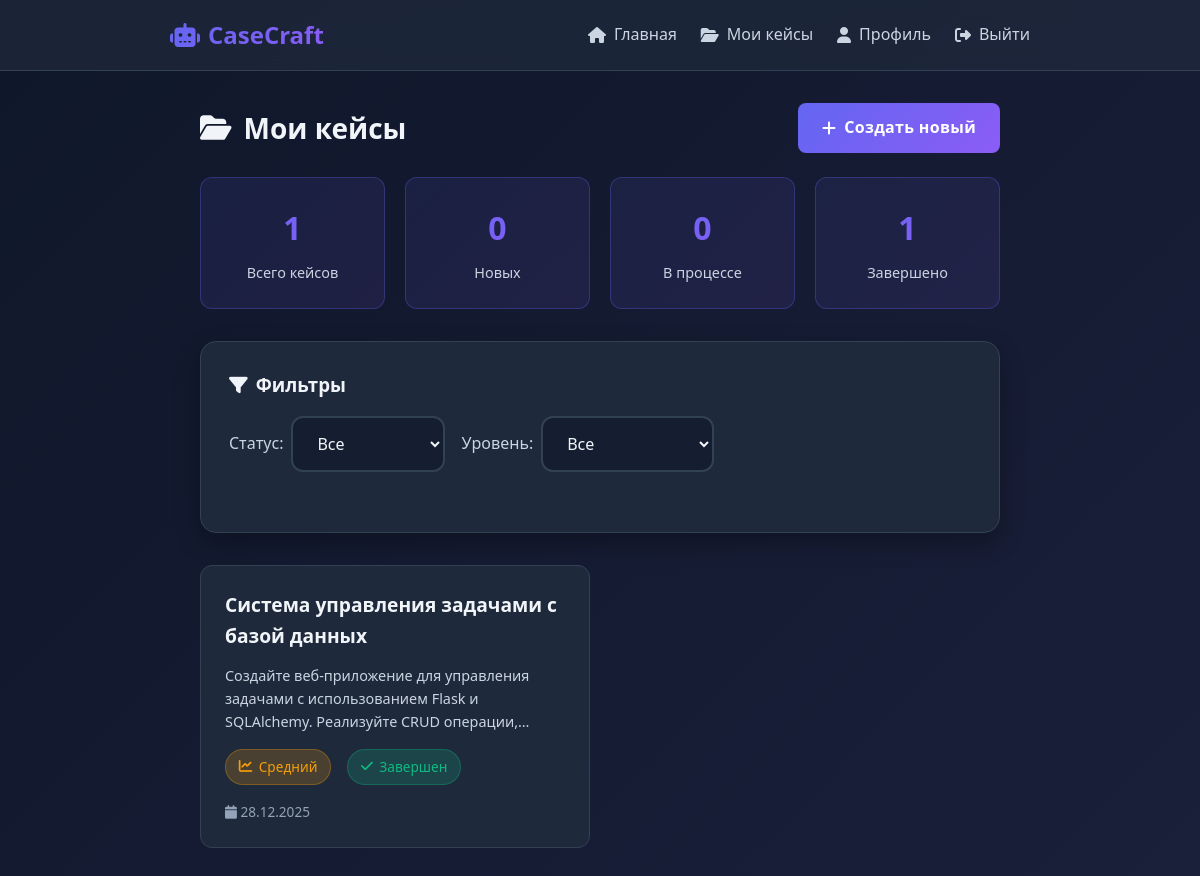
Screenshot of /my_cases (signed in) with the database file from the repository.
### models.py (models this page shows, shortened)
class Case(db.Model):
    id = db.Column(db.Integer, primary_key=True)
    title = db.Column(db.String(200), nullable=False)
    description = db.Column(db.Text, nullable=False)
    level = db.Column(db.String(20), nullable=False)  # beginner, intermediate, advanced
    status = db.Column(db.String(20), default='new')  # new, in_progress, completed, archived
    tags = db.Column(db.String(200))  # JSON строка с тегами
    created_at = db.Column(db.DateTime, default=datetime.utcnow)
    updated_at = db.Column(db.DateTime, default=datetime.utcnow, onupdate=datetime.utcnow)
    user_id = db.Column(db.Integer, db.ForeignKey('user.id'), nullable=False)

### app.py (the view)
@app.route('/my_cases')
@login_required
def my_cases():
    page = request.args.get('page', 1, type=int)
    status_filter = request.args.get('status', 'all')
    level_filter = request.args.get('level', 'all')
    query = Case.query.filter_by(user_id=current_user.id)
    if status_filter != 'all':
        query = query.filter_by(status=status_filter)
    if level_filter != 'all':
        query = query.filter_by(level=level_filter)
    cases = query.order_by(Case.created_at.desc()).paginate(
        page=page, per_page=10, error_out=False
    )
    stats = {
        'total': Case.query.filter_by(user_id=current_user.id).count(),
        'by_status': {
            'new': Case.query.filter_by(user_id=current_user.id, status='new').count(),
            'in_progress': Case.query.filter_by(user_id=current_user.id, status='in_progress').count(),
            'completed': Case.query.filter_by(user_id=current_user.id, status='completed').count(),
            'archived': Case.query.filter_by(user_id=current_user.id, status='archived').count()
        },
        'by_level': {
            'beginner': Case.query.filter_by(user_id=current_user.id, level='beginner').count(),
            'intermediate': Case.query.filter_by(user_id=current_user.id, level='intermediate').count(),
            'advanced': Case.query.filter_by(user_id=current_user.id, level='advanced').count()
        }
    }
    return render_template('my_cases.html', cases=cases, stats=stats,
                         status_filter=status_filter, level_filter=level_filter)

### app.py (called while the page is built)
@login_manager.user_loader
def load_user(user_id):
    return User.query.get(int(user_id))

### templates/my_cases.html (shortened to what this page needs)
{% extends "base.html" %}
{% block content %}
<div class="fade-in">
    <div style="display: flex; justify-content: space-between; align-items: center; margin-bottom: 1.5rem; flex-wrap: wrap; gap: 1rem;">
        <h1 style="display: flex; align-items: center; gap: 0.75rem; font-size: 1.75rem;">
            <i class="fas fa-folder-open"></i>
            Мои кейсы
        </h1>
        <a href="{{ url_for('dashboard') }}" class="btn btn-primary">
            <i class="fas fa-plus"></i>
            Создать новый
        </a>
    </div>
    <div class="stats-grid" style="margin-bottom: 2rem;">
        <div class="stat-card">
            <div class="stat-value">{{ stats.total }}</div>
            <div class="stat-label">Всего кейсов</div>
        </div>
        <div class="stat-card">
            <div class="stat-value">{{ stats.by_status.new }}</div>
            <div class="stat-label">Новых</div>
        </div>
        <div class="stat-card">
            <div class="stat-value">{{ stats.by_status.in_progress }}</div>
            <div class="stat-label">В процессе</div>
        </div>
        <div class="stat-card">
            <div class="stat-value">{{ stats.by_status.completed }}</div>
            <div class="stat-label">Завершено</div>
        </div>
    </div>
    <div class="card" style="margin-bottom: 2rem;">
        <h3 style="margin-bottom: 1rem; display: flex; align-items: center; gap: 0.5rem;">
            <i class="fas fa-filter"></i>
            Фильтры
        </h3>
        <form method="GET" action="{{ url_for('my_cases') }}" class="filters">
            <div class="filter-group">
                <label style="color: var(--text-secondary);">Статус:</label>
                <select name="status" class="form-control" style="width: auto; min-width: 150px;" onchange="this.form.submit()">
                    <option value="all" {% if status_filter == 'all' %}selected{% endif %}>Все</option>
                </select>
            </div>
            <div class="filter-group">
                <label style="color: var(--text-secondary);">Уровень:</label>
                <select name="level" class="form-control" style="width: auto; min-width: 150px;" onchange="this.form.submit()">
                    <option value="all" {% if level_filter == 'all' %}selected{% endif %}>Все</option>
                </select>
            </div>
        </form>
    </div>
    {% if cases.items %}
        <div class="cases-grid">
            {% for case in cases.items %}
            <div class="case-card" onclick="window.location='{{ url_for('view_case', case_id=case.id) }}'">
                    <h3 class="case-title">{{ case.title }}</h3>
                    <p class="case-description">{{ case.description }}</p>
                    <div class="case-meta">
                        <span class="badge badge-{{ case.level }}">
                            {% if case.level == 'beginner' %}
                                <i class="fas fa-seedling"></i> Начинающий
                            {% elif case.level == 'intermediate' %}
                                <i class="fas fa-chart-line"></i> Средний
                            {% else %}
                                <i class="fas fa-fire"></i> Продвинутый
                            {% endif %}
                        </span>
                        <span class="badge badge-{{ case.status }}">
                            {% if case.status == 'new' %}
                                <i class="fas fa-star"></i> Новый
                            {% elif case.status == 'in_progress' %}
                                <i class="fas fa-spinner"></i> В процессе
                            {% elif case.status == 'completed' %}
                                <i class="fas fa-check"></i> Завершен
                            {% else %}
                                <i class="fas fa-archive"></i> Архив
                            {% endif %}
                        </span>
                    </div>
                    <div style="margin-top: 1rem; color: var(--text-muted); font-size: 0.85rem;">
                        <i class="fas fa-calendar"></i> {{ case.created_at.strftime('%d.%m.%Y') }}
                    </div>
                </div>
            {% endfor %}
        </div>
    {% endif %}
</div>
{% endblock %}

### static/css/style.css (style rules this page uses)
:root { --primary-color: #6366f1; --primary-dark: #4f46e5; --primary-light: #818cf8; --secondary-color: #8b5cf6; --accent-color: #ec4899; --bg-dark: #0f172a; --bg-card: #1e293b; --bg-hover: #334155; --text-primary: #f1f5f9; --text-secondary: #cbd5e1; --text-muted: #94a3b8; --success: #10b981; --warning: #f59e0b; --error: #ef4444; --border-color: #334155; --shadow: 0 10px 25px rgba(0, 0, 0, 0.3); --shadow-lg: 0 20px 40px rgba(0, 0, 0, 0.4); }
* { margin: 0; padding: 0; box-sizing: border-box; }
body { font-family: 'Segoe UI', Tahoma, Geneva, Verdana, sans-serif; background: linear-gradient(135deg, var(--bg-dark) 0%, #1a1f3a 100%); color: var(--text-primary); min-height: 100vh; line-height: 1.6; }
.btn { padding: 0.75rem 1.5rem; border: none; border-radius: 8px; font-size: 1rem; cursor: pointer; transition: all 0.3s; text-decoration: none; display: inline-flex; align-items: center; gap: 0.5rem; font-weight: 500; }
.btn-primary { background: linear-gradient(135deg, var(--primary-color), var(--secondary-color)); color: white; border: none; font-weight: 600; letter-spacing: 0.3px; }
.card { background: var(--bg-card); border-radius: 16px; padding: 1.75rem; box-shadow: var(--shadow); border: 1px solid var(--border-color); transition: transform 0.3s, box-shadow 0.3s; max-width: 100%; }
.form-control { width: 100%; padding: 0.875rem 1.25rem; background: rgba(15, 23, 42, 0.6); border: 2px solid var(--border-color); border-radius: 12px; color: var(--text-primary); font-size: 1rem; transition: all 0.3s ease; font-family: inherit; }
.form-control::placeholder { color: var(--text-muted); }
select.form-control { cursor: pointer; }
.stats-grid { display: grid; grid-template-columns: repeat(auto-fit, minmax(180px, 1fr)); gap: 1.25rem; margin-bottom: 2rem; max-width: 100%; }
.stat-card { background: linear-gradient(135deg, rgba(99, 102, 241, 0.1), rgba(139, 92, 246, 0.1)); border: 1px solid rgba(99, 102, 241, 0.3); border-radius: 12px; padding: 1.5rem; text-align: center; }
.stat-value { font-size: 2rem; font-weight: bold; background: linear-gradient(135deg, var(--primary-color), var(--secondary-color)); -webkit-background-clip: text; -webkit-text-fill-color: transparent; background-clip: text; }
.stat-label { color: var(--text-secondary); font-size: 0.9rem; margin-top: 0.5rem; }
.cases-grid { display: grid; grid-template-columns: repeat(auto-fill, minmax(280px, 1fr)); gap: 1.25rem; max-width: 100%; }
.case-card { background: var(--bg-card); border-radius: 12px; padding: 1.5rem; border: 1px solid var(--border-color); transition: all 0.3s; cursor: pointer; }
.case-title { font-size: 1.2rem; font-weight: 600; margin-bottom: 0.75rem; color: var(--text-primary); }
.case-description { color: var(--text-secondary); font-size: 0.9rem; margin-bottom: 1rem; display: -webkit-box; -webkit-line-clamp: 3; -webkit-box-orient: vertical; overflow: hidden; }
.case-meta { display: flex; gap: 1rem; flex-wrap: wrap; margin-top: 1rem; }
.badge { padding: 0.4rem 0.8rem; border-radius: 20px; font-size: 0.85rem; font-weight: 500; display: inline-flex; align-items: center; gap: 0.4rem; }
.badge-intermediate { background: rgba(245, 158, 11, 0.2); color: var(--warning); border: 1px solid rgba(245, 158, 11, 0.3); }
.badge-completed { background: rgba(16, 185, 129, 0.2); color: var(--success); border: 1px solid rgba(16, 185, 129, 0.3); }
.filters { display: flex; gap: 1rem; margin-bottom: 2rem; flex-wrap: wrap; }
.filter-group { display: flex; gap: 0.5rem; align-items: center; }
.fade-in { animation: fadeIn 0.5s ease-out; }

### rows the page displays
Case: title "Система управления задачами с базой данных", description "Создайте веб-приложение для управления задачами с использованием Flask и SQLAlchemy. Реализуйте CRUD…", level "intermediate" (drawn), status "completed" (drawn), created_at "28.12.2025"

### other values shown
{{ stats.total }} "1"
{{ stats.by_status.new }} "0"
{{ stats.by_status.in_progress }} "0"
{{ stats.by_status.completed }} "1"
